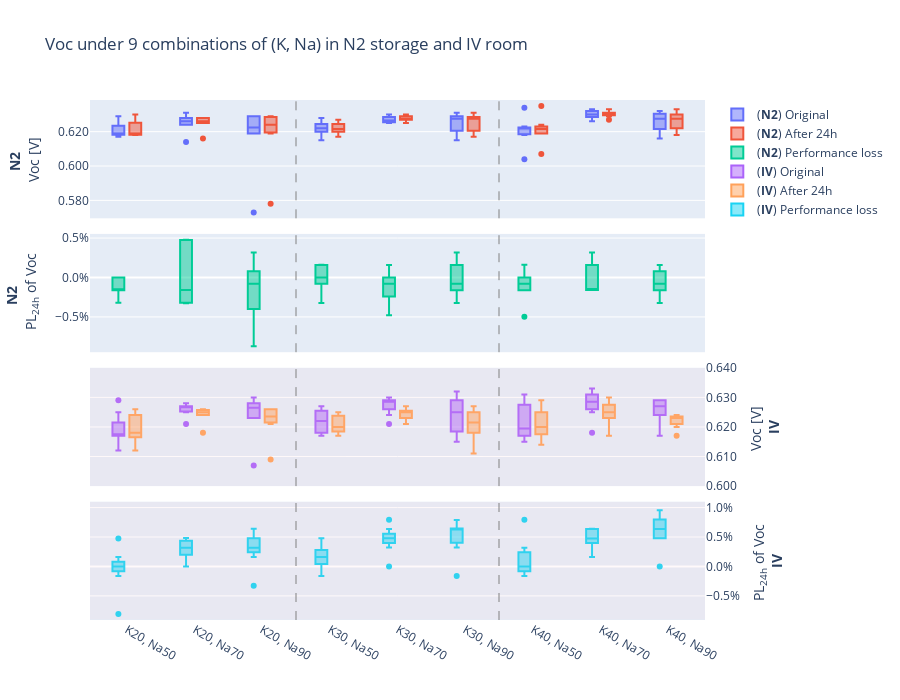

This figure's notebook cell:
### Code cell
fig_Alkali_V = make_subplots(rows=4, cols=1,shared_xaxes = True,vertical_spacing=0.03)

fig_Alkali_V.add_trace(
    go.Box(y=Alkali_test_V_N2['Voc [V]'], x = Alkali_test_V_N2["Type"], 
           name = "(<b>N2</b>) Original", offsetgroup = "A"),
    row=1, col=1
)

fig_Alkali_V.add_trace(
    go.Box(y=Alkali_test_V_N2['Voc [V].1'], x = Alkali_test_V_N2["Type"], 
           name = "(<b>N2</b>) After 24h", offsetgroup = "B"),
    row=1, col=1
)


fig_Alkali_V.add_trace(
    go.Box(y=Alkali_test_V_N2['PL-Voc'], x = Alkali_test_V_N2["Type"], 
           name = "(<b>N2</b>) Performance loss", offsetgroup = "A"),
    row=2, col=1
)
#########
fig_Alkali_V.add_trace(
    go.Box(y=Alkali_test_V_IV['Voc [V]'], x = Alkali_test_V_IV["Type"], 
           name = "(<b>IV</b>) Original", offsetgroup = "A"),
    row=3, col=1
)

fig_Alkali_V.add_trace(
    go.Box(y=Alkali_test_V_IV['Voc [V].1'], x = Alkali_test_V_IV["Type"], 
           name = "(<b>IV</b>) After 24h", offsetgroup = "B"),
    row=3, col=1
)


fig_Alkali_V.add_trace(
    go.Box(y=Alkali_test_V_IV['PL-Voc'], x = Alkali_test_V_IV["Type"], 
           name = "(<b>IV</b>) Performance loss", offsetgroup = "A"),
    row=4, col=1
)
#
fig_Alkali_V.add_hrect(y0=0.6, y1=0.64, col="all", row=3,
              fillcolor="pink", opacity=0.1, line_width=0)

fig_Alkali_V.add_hrect(y0=-0.009, y1=0.011, col="all", row=4,
              fillcolor="pink", opacity=0.1, line_width=0)

fig_Alkali_V.add_vline(
        x=2.5, line_width=1, line_dash="dash", 
        line_color="grey")

fig_Alkali_V.add_vline(
        x=5.5, line_width=1, line_dash="dash", 
        line_color="grey")
#

fig_Alkali_V.update_layout(title = "Voc under 9 combinations of (K, Na) in N2 storage and IV room",
                     boxmode='group', height=700, width=900,boxgap=0.5,
                     yaxis=dict(title="<b>N2</b> <br>Voc [V]",tickformat=".3f"),
                     yaxis2=dict(title="<b>N2</b> <br> PL<sub>24h</sub> of Voc",tickformat = ',.1%'),
                     yaxis3=dict(title="Voc [V] <br><b>IV</b>",side='right',tickformat=".3f"),
                     yaxis4=dict(title="PL<sub>24h</sub> of Voc <br><b>IV</b>",side='right',tickformat = ',.1%')
                    )
fig_Alkali_V.update_xaxes(tickangle=30) 
fig_Alkali_V.show()
fig_Alkali_V.write_image("3.1 Voc under 9 combinations of (K, Na) in N2 storage and IV room.png", scale=3, width=900, height=600)

### Figure 1 — Plotly figure (JSON) as saved in the notebook; plotly's stock layout.template omitted (floating-point values rounded to 4 significant figures)
{"data": [{"name": "(<b>N2</b>) Original", "offsetgroup": "A", "type": "box", "x": ["K20, Na50", "K20, Na50", "K20, Na50", "K20, Na70", "K20, Na70", "K20, Na70", "K20, Na70", "K20, Na90", "K20, Na90", "K20, Na90", "K20, Na90", "K30, Na50", "K30, Na50", "K30, Na50", "K30, Na50", "K30, Na70", "K30, Na70", "K30, Na70", "K30, Na70", "K30, Na90", "K30, Na90", "K30, Na90", "K30, Na90", "K40, Na50", "K40, Na50", "K40, Na50", "K40, Na50", "K40, Na70", "K40, Na70", "K40, Na70", "K40, Na70", "K40, Na90", "K40, Na90", "K40, Na90", "K40, Na90", "K20, Na50", "K20, Na50", "K20, Na50", "K20, Na50", "K20, Na70", "K20, Na70", "K20, Na90", "K20, Na90", "K20, Na90", "K20, Na90", "K30, Na50", "K30, Na50", "K30, Na50", "K30, Na50", "K30, Na70", "K30, Na70", "K30, Na70", "K30, Na70", "K30, Na90", "K30, Na90", "K30, Na90", "K30, Na90", "K40, Na50", "K40, Na50", "K40, Na50", "K40, Na50", "K40, Na70", "K40, Na70", "K40, Na70", "K40, Na70", "K40, Na90", "K40, Na90", "K40, Na90", "K40, Na90"], "xaxis": "x", "y": [0.617, 0.619, 0.625, 0.624, 0.624, 0.614, 0.628, 0.625, 0.629, 0.619, 0.62, 0.62, 0.62, 0.615, 0.628, 0.629, 0.626, 0.63, 0.625, 0.622, 0.628, 0.627, 0.615, 0.619, 0.618, 0.604, 0.634, 0.632, 0.629, 0.628, 0.626, 0.63, 0.629, 0.626, 0.617, 0.619, 0.619, 0.618, 0.629, 0.631, 0.628, 0.573, 0.629, 0.629, 0.619, 0.624, 0.622, 0.622, 0.625, 0.626, 0.625, 0.627, 0.628, 0.629, 0.631, 0.629, 0.619, 0.623, 0.622, 0.622, 0.622, 0.633, 0.632, 0.631, 0.629, 0.632, 0.631, 0.626, 0.616], "yaxis": "y"}, {"name": "(<b>N2</b>) After 24h", "offsetgroup": "B", "type": "box", "x": ["K20, Na50", "K20, Na50", "K20, Na50", "K20, Na70", "K20, Na70", "K20, Na70", "K20, Na70", "K20, Na90", "K20, Na90", "K20, Na90", "K20, Na90", "K30, Na50", "K30, Na50", "K30, Na50", "K30, Na50", "K30, Na70", "K30, Na70", "K30, Na70", "K30, Na70", "K30, Na90", "K30, Na90", "K30, Na90", "K30, Na90", "K40, Na50", "K40, Na50", "K40, Na50", "K40, Na50", "K40, Na70", "K40, Na70", "K40, Na70", "K40, Na70", "K40, Na90", "K40, Na90", "K40, Na90", "K40, Na90", "K20, Na50", "K20, Na50", "K20, Na50", "K20, Na50", "K20, Na70", "K20, Na70", "K20, Na90", "K20, Na90", "K20, Na90", "K20, Na90", "K30, Na50", "K30, Na50", "K30, Na50", "K30, Na50", "K30, Na70", "K30, Na70", "K30, Na70", "K30, Na70", "K30, Na90", "K30, Na90", "K30, Na90", "K30, Na90", "K40, Na50", "K40, Na50", "K40, Na50", "K40, Na50", "K40, Na70", "K40, Na70", "K40, Na70", "K40, Na70", "K40, Na90", "K40, Na90", "K40, Na90", "K40, Na90"], "xaxis": "x", "y": [0.618, 0.62, 0.627, 0.626, 0.626, 0.616, 0.625, 0.629, 0.627, 0.619, 0.621, 0.62, 0.62, 0.617, 0.627, 0.629, 0.625, 0.63, 0.628, 0.621, 0.629, 0.628, 0.617, 0.619, 0.619, 0.607, 0.635, 0.633, 0.63, 0.629, 0.627, 0.629, 0.628, 0.627, 0.618, 0.619, 0.619, 0.618, 0.63, 0.628, 0.628, 0.578, 0.628, 0.629, 0.62, 0.623, 0.621, 0.622, 0.626, 0.627, 0.627, 0.627, 0.629, 0.627, 0.631, 0.628, 0.62, 0.624, 0.621, 0.622, 0.622, 0.631, 0.631, 0.63, 0.63, 0.633, 0.631, 0.626, 0.618], "yaxis": "y"}, {"name": "(<b>N2</b>) Performance loss", "offsetgroup": "A", "type": "box", "x": ["K20, Na50", "K20, Na50", "K20, Na50", "K20, Na70", "K20, Na70", "K20, Na70", "K20, Na70", "K20, Na90", "K20, Na90", "K20, Na90", "K20, Na90", "K30, Na50", "K30, Na50", "K30, Na50", "K30, Na50", "K30, Na70", "K30, Na70", "K30, Na70", "K30, Na70", "K30, Na90", "K30, Na90", "K30, Na90", "K30, Na90", "K40, Na50", "K40, Na50", "K40, Na50", "K40, Na50", "K40, Na70", "K40, Na70", "K40, Na70", "K40, Na70", "K40, Na90", "K40, Na90", "K40, Na90", "K40, Na90", "K20, Na50", "K20, Na50", "K20, Na50", "K20, Na50", "K20, Na70", "K20, Na70", "K20, Na90", "K20, Na90", "K20, Na90", "K20, Na90", "K30, Na50", "K30, Na50", "K30, Na50", "K30, Na50", "K30, Na70", "K30, Na70", "K30, Na70", "K30, Na70", "K30, Na90", "K30, Na90", "K30, Na90", "K30, Na90", "K40, Na50", "K40, Na50", "K40, Na50", "K40, Na50", "K40, Na70", "K40, Na70", "K40, Na70", "K40, Na70", "K40, Na90", "K40, Na90", "K40, Na90", "K40, Na90"], "xaxis": "x2", "y": [-0.001621, -0.001615, -0.0032, -0.003205, -0.003205, -0.003257, 0.004777, -0.0064, 0.00318, 0, -0.001613, 0, 0, -0.003252, 0.001592, 0, 0.001597, 0, -0.0048, 0.001608, -0.001592, -0.001595, -0.003252, 0, -0.001618, -0.004967, -0.001577, -0.001582, -0.00159, -0.001592, -0.001597, 0.001587, 0.00159, -0.001597, -0.001621, 0, 0, 0, -0.00159, 0.004754, 0, -0.008726, 0.00159, 0, -0.001615, 0.001603, 0.001608, 0, -0.0016, -0.001597, -0.0032, 0, -0.001592, 0.00318, 0, 0.00159, -0.001615, -0.001605, 0.001608, 0, 0, 0.00316, 0.001582, 0.001585, -0.00159, -0.001582, 0, 0, -0.003247], "yaxis": "y2"}, {"name": "(<b>IV</b>) Original", "offsetgroup": "A", "type": "box", "x": ["K20, Na50", "K20, Na50", "K20, Na50", "K20, Na50", "K20, Na70", "K20, Na70", "K20, Na70", "K20, Na90", "K20, Na90", "K20, Na90", "K20, Na90", "K30, Na50", "K30, Na50", "K30, Na50", "K30, Na50", "K30, Na70", "K30, Na70", "K30, Na70", "K30, Na70", "K30, Na90", "K30, Na90", "K30, Na90", "K30, Na90", "K40, Na50", "K40, Na50", "K40, Na50", "K40, Na50", "K40, Na70", "K40, Na70", "K40, Na70", "K40, Na70", "K40, Na90", "K40, Na90", "K40, Na90", "K40, Na90", "K20, Na50", "K20, Na50", "K20, Na50", "K20, Na50", "K20, Na70", "K20, Na70", "K20, Na70", "K20, Na70", "K20, Na90", "K20, Na90", "K20, Na90", "K20, Na90", "K30, Na50", "K30, Na50", "K30, Na50", "K30, Na70", "K30, Na70", "K30, Na70", "K30, Na70", "K30, Na90", "K30, Na90", "K30, Na90", "K30, Na90", "K40, Na50", "K40, Na50", "K40, Na50", "K40, Na50", "K40, Na70", "K40, Na70", "K40, Na70", "K40, Na70", "K40, Na90", "K40, Na90", "K40, Na90", "K40, Na90"], "xaxis": "x3", "y": [0.618, 0.617, 0.618, 0.625, 0.626, 0.627, 0.628, 0.627, 0.628, 0.628, 0.623, 0.624, 0.622, 0.621, 0.627, 0.629, 0.628, 0.629, 0.629, 0.629, 0.632, 0.615, 0.62, 0.626, 0.615, 0.621, 0.629, 0.631, 0.628, 0.625, 0.629, 0.629, 0.629, 0.629, 0.617, 0.617, 0.612, 0.617, 0.629, 0.627, 0.621, 0.625, 0.627, 0.63, 0.623, 0.626, 0.607, 0.617, 0.617, 0.626, 0.628, 0.624, 0.621, 0.63, 0.628, 0.622, 0.629, 0.617, 0.618, 0.616, 0.618, 0.631, 0.618, 0.631, 0.633, 0.627, 0.626, 0.623, 0.625, 0.628], "yaxis": "y3"}, {"name": "(<b>IV</b>) After 24h", "offsetgroup": "B", "type": "box", "x": ["K20, Na50", "K20, Na50", "K20, Na50", "K20, Na50", "K20, Na70", "K20, Na70", "K20, Na70", "K20, Na90", "K20, Na90", "K20, Na90", "K20, Na90", "K30, Na50", "K30, Na50", "K30, Na50", "K30, Na50", "K30, Na70", "K30, Na70", "K30, Na70", "K30, Na70", "K30, Na90", "K30, Na90", "K30, Na90", "K30, Na90", "K40, Na50", "K40, Na50", "K40, Na50", "K40, Na50", "K40, Na70", "K40, Na70", "K40, Na70", "K40, Na70", "K40, Na90", "K40, Na90", "K40, Na90", "K40, Na90", "K20, Na50", "K20, Na50", "K20, Na50", "K20, Na50", "K20, Na70", "K20, Na70", "K20, Na70", "K20, Na70", "K20, Na90", "K20, Na90", "K20, Na90", "K20, Na90", "K30, Na50", "K30, Na50", "K30, Na50", "K30, Na70", "K30, Na70", "K30, Na70", "K30, Na70", "K30, Na90", "K30, Na90", "K30, Na90", "K30, Na90", "K40, Na50", "K40, Na50", "K40, Na50", "K40, Na50", "K40, Na70", "K40, Na70", "K40, Na70", "K40, Na70", "K40, Na90", "K40, Na90", "K40, Na90", "K40, Na90"], "xaxis": "x3", "y": [0.623, 0.618, 0.618, 0.625, 0.626, 0.625, 0.626, 0.625, 0.626, 0.626, 0.622, 0.623, 0.62, 0.62, 0.624, 0.625, 0.625, 0.626, 0.624, 0.625, 0.627, 0.611, 0.618, 0.626, 0.614, 0.621, 0.624, 0.627, 0.625, 0.621, 0.625, 0.623, 0.624, 0.624, 0.617, 0.616, 0.612, 0.617, 0.626, 0.625, 0.618, 0.624, 0.624, 0.626, 0.621, 0.622, 0.609, 0.618, 0.617, 0.625, 0.625, 0.622, 0.621, 0.627, 0.624, 0.619, 0.625, 0.618, 0.619, 0.616, 0.619, 0.629, 0.617, 0.628, 0.63, 0.625, 0.623, 0.62, 0.622, 0.623], "yaxis": "y3"}, {"name": "(<b>IV</b>) Performance loss", "offsetgroup": "A", "type": "box", "x": ["K20, Na50", "K20, Na50", "K20, Na50", "K20, Na50", "K20, Na70", "K20, Na70", "K20, Na70", "K20, Na90", "K20, Na90", "K20, Na90", "K20, Na90", "K30, Na50", "K30, Na50", "K30, Na50", "K30, Na50", "K30, Na70", "K30, Na70", "K30, Na70", "K30, Na70", "K30, Na90", "K30, Na90", "K30, Na90", "K30, Na90", "K40, Na50", "K40, Na50", "K40, Na50", "K40, Na50", "K40, Na70", "K40, Na70", "K40, Na70", "K40, Na70", "K40, Na90", "K40, Na90", "K40, Na90", "K40, Na90", "K20, Na50", "K20, Na50", "K20, Na50", "K20, Na50", "K20, Na70", "K20, Na70", "K20, Na70", "K20, Na70", "K20, Na90", "K20, Na90", "K20, Na90", "K20, Na90", "K30, Na50", "K30, Na50", "K30, Na50", "K30, Na70", "K30, Na70", "K30, Na70", "K30, Na70", "K30, Na90", "K30, Na90", "K30, Na90", "K30, Na90", "K40, Na50", "K40, Na50", "K40, Na50", "K40, Na50", "K40, Na70", "K40, Na70", "K40, Na70", "K40, Na70", "K40, Na90", "K40, Na90", "K40, Na90", "K40, Na90"], "xaxis": "x4", "y": [-0.008091, -0.001621, 0, 0, 0, 0.00319, 0.003185, 0.00319, 0.003185, 0.003185, 0.001605, 0.001603, 0.003215, 0.00161, 0.004785, 0.006359, 0.004777, 0.00477, 0.007949, 0.006359, 0.007911, 0.006504, 0.003226, 0, 0.001626, 0, 0.007949, 0.006339, 0.004777, 0.0064, 0.006359, 0.009539, 0.007949, 0.007949, 0, 0.001621, 0, 0, 0.00477, 0.00319, 0.004831, 0.0016, 0.004785, 0.006349, 0.00321, 0.00639, -0.003295, -0.001621, 0, 0.001597, 0.004777, 0.003205, 0, 0.004762, 0.006369, 0.004823, 0.006359, -0.001621, -0.001618, 0, -0.001618, 0.00317, 0.001618, 0.004754, 0.004739, 0.00319, 0.004792, 0.004815, 0.0048, 0.007962], "yaxis": "y4"}], "layout": {"boxgap": 0.5, "boxmode": "group", "height": 700, "shapes": [{"fillcolor": "pink", "line": {"width": 0}, "opacity": 0.1, "type": "rect", "x0": 0, "x1": 1, "xref": "x3 domain", "y0": 0.6, "y1": 0.64, "yref": "y3"}, {"fillcolor": "pink", "line": {"width": 0}, "opacity": 0.1, "type": "rect", "x0": 0, "x1": 1, "xref": "x4 domain", "y0": -0.009, "y1": 0.011, "yref": "y4"}, {"line": {"color": "grey", "dash": "dash", "width": 1}, "type": "line", "x0": 2.5, "x1": 2.5, "xref": "x", "y0": 0, "y1": 1, "yref": "y domain"}, {"line": {"color": "grey", "dash": "dash", "width": 1}, "type": "line", "x0": 2.5, "x1": 2.5, "xref": "x2", "y0": 0, "y1": 1, "yref": "y2 domain"}, {"line": {"color": "grey", "dash": "dash", "width": 1}, "type": "line", "x0": 2.5, "x1": 2.5, "xref": "x3", "y0": 0, "y1": 1, "yref": "y3 domain"}, {"line": {"color": "grey", "dash": "dash", "width": 1}, "type": "line", "x0": 2.5, "x1": 2.5, "xref": "x4", "y0": 0, "y1": 1, "yref": "y4 domain"}, {"line": {"color": "grey", "dash": "dash", "width": 1}, "type": "line", "x0": 5.5, "x1": 5.5, "xref": "x", "y0": 0, "y1": 1, "yref": "y domain"}, {"line": {"color": "grey", "dash": "dash", "width": 1}, "type": "line", "x0": 5.5, "x1": 5.5, "xref": "x2", "y0": 0, "y1": 1, "yref": "y2 domain"}, {"line": {"color": "grey", "dash": "dash", "width": 1}, "type": "line", "x0": 5.5, "x1": 5.5, "xref": "x3", "y0": 0, "y1": 1, "yref": "y3 domain"}, {"line": {"color": "grey", "dash": "dash", "width": 1}, "type": "line", "x0": 5.5, "x1": 5.5, "xref": "x4", "y0": 0, "y1": 1, "yref": "y4 domain"}], "title": {"text": "Voc under 9 combinations of (K, Na) in N2 storage and IV room"}, "width": 900, "xaxis": {"anchor": "y", "domain": [0, 1], "matches": "x4", "showticklabels": false, "tickangle": 30}, "xaxis2": {"anchor": "y2", "domain": [0, 1], "matches": "x4", "showticklabels": false, "tickangle": 30}, "xaxis3": {"anchor": "y3", "domain": [0, 1], "matches": "x4", "showticklabels": false, "tickangle": 30}, "xaxis4": {"anchor": "y4", "domain": [0, 1], "tickangle": 30}, "yaxis": {"anchor": "x", "domain": [0.7725, 1], "tickformat": ".3f", "title": {"text": "<b>N2</b> <br>Voc [V]"}}, "yaxis2": {"anchor": "x2", "domain": [0.515, 0.7425], "tickformat": ",.1%", "title": {"text": "<b>N2</b> <br> PL<sub>24h</sub> of Voc"}}, "yaxis3": {"anchor": "x3", "domain": [0.2575, 0.485], "side": "right", "tickformat": ".3f", "title": {"text": "Voc [V] <br><b>IV</b>"}}, "yaxis4": {"anchor": "x4", "domain": [0, 0.2275], "side": "right", "tickformat": ",.1%", "title": {"text": "PL<sub>24h</sub> of Voc <br><b>IV</b>"}}}}
